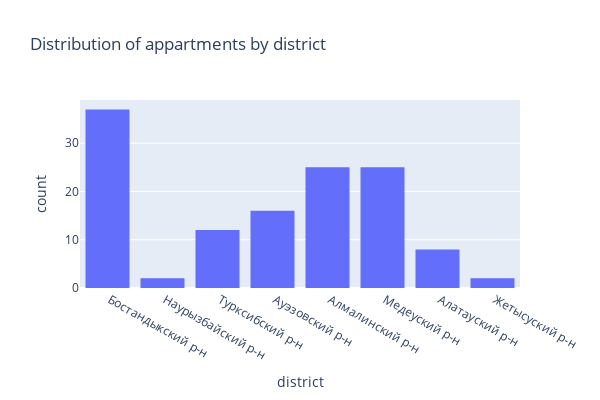

Notebook cell for this chart:
### Markdown cell above
It is important to mention that all further visualizations and conclusions are true only for previously scrapped sampled and do not reflect real world situation.

### Code cell
import plotly.express as px 
distr = px.histogram(data, x= 'district', width=600, height=400, title="Distribution of appartments by district")
distr.show();

### Figure 1 — Plotly figure (JSON) as saved in the notebook; plotly's stock layout.template omitted (floating-point values rounded to 4 significant figures; data arrays with more than 128 entries replaced by an {"elided": "..."} marker saying what was removed)
{"data": [{"alignmentgroup": "True", "bingroup": "x", "hovertemplate": "district=%{x}<br>count=%{y}<extra></extra>", "legendgroup": "", "marker": {"color": "#636efa"}, "name": "", "offsetgroup": "", "orientation": "v", "showlegend": false, "type": "histogram", "x": {"elided": "143 str values"}, "xaxis": "x", "yaxis": "y"}], "layout": {"barmode": "relative", "height": 400, "legend": {"tracegroupgap": 0}, "title": {"text": "Distribution of appartments by district"}, "width": 600, "xaxis": {"anchor": "y", "domain": [0, 1], "title": {"text": "district"}}, "yaxis": {"anchor": "x", "domain": [0, 1], "title": {"text": "count"}}}}
